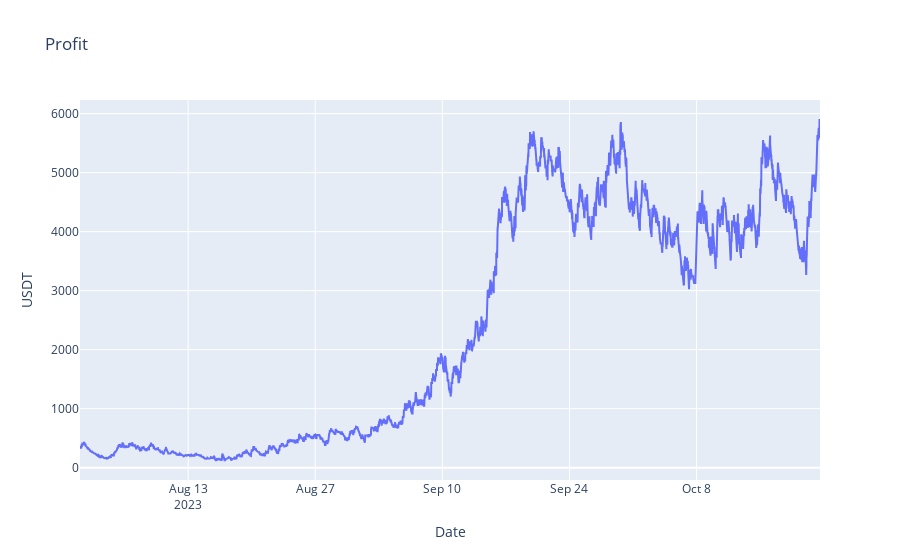

The code cell stored with this chart in its notebook:
### Code cell
import plotly.graph_objects as go

fig = go.Figure(data=[go.Scatter(x=stats['_equity_curve'].index, y=stats['_equity_curve']['Equity'])])
fig.update_layout(title='Profit', yaxis_title='USDT', xaxis_title='Date')
fig.show()

### Figure 1 — Plotly figure (JSON) as saved in the notebook; plotly's stock layout.template omitted (floating-point values rounded to 4 significant figures; data arrays with more than 128 entries replaced by an {"elided": "..."} marker saying what was removed)
{"data": [{"type": "scatter", "x": {"elided": "23473 str values"}, "y": {"elided": "23473 float values"}}], "layout": {"title": {"text": "Profit"}, "xaxis": {"title": {"text": "Date"}}, "yaxis": {"title": {"text": "USDT"}}}}
